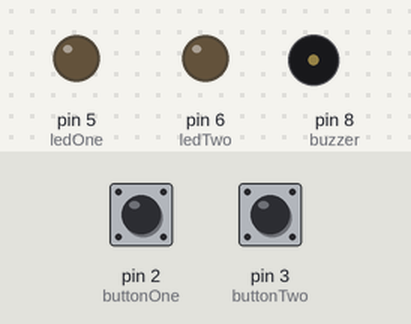
Simulated run of this sketch. Board: Arduino Uno, built with avr-gcc and run on an emulated ATmega328P. On the bench: output pins drawn as LEDs (lit = HIGH), buzzer (waves = sounding). Inputs (shaded band) come from the test bench; at power-on: pin 2 (buttonOne) LOW, pin 3 (buttonTwo) LOW. What the sketch prints to the serial monitor is not drawn.

Above: at 1.2 s.
1.3 s: pin 2 (buttonOne) pulled HIGH for 0.15 s
At 2.7 s:
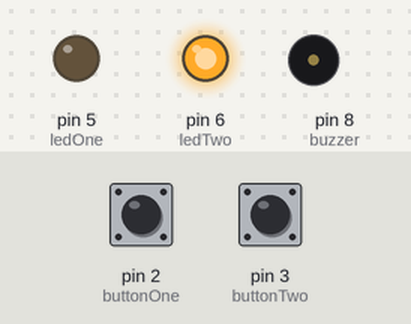
4.4 s: pin 3 (buttonTwo) pulled HIGH for 3.2 s
At 8.1 s:
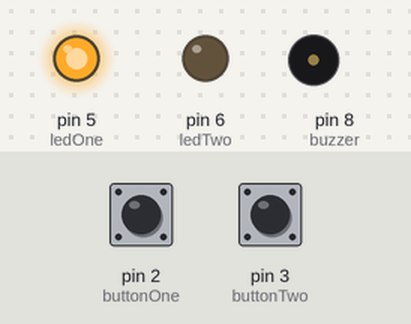
9.1 s: pin 2 (buttonOne) pulled HIGH for 3.2 s
At 12.04 s:
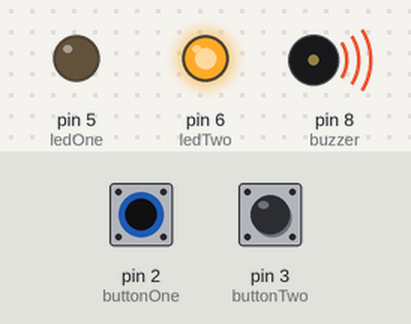
Timing chart, 0 to 18.8 s (numbered marks = the images above; inputs shaded):
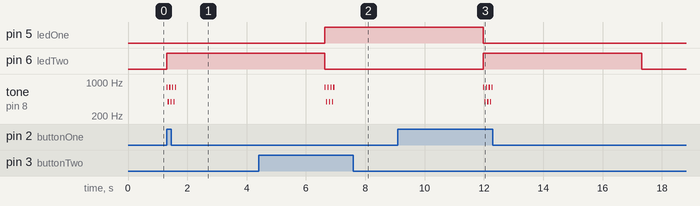

Measured:
- after the input at 1.3 s, pin 6 (ledTwo): LOW → HIGH at once; tone on pin 8 (buzzer): silent → 784 Hz at once, then repeats every 0.10 s: silent 0.01 s, 392 Hz 0.04 s, silent 0.01 s, 784 Hz 0.04 s, until it stays silent from 1.6 s
- after the input at 4.4 s, pin 5 (ledOne): LOW → HIGH after 2.2 s; tone on pin 8 (buzzer): silent → 784 Hz after 2.2 s, then repeats every 0.10 s: silent 0.01 s, 392 Hz 0.04 s, silent 0.01 s, 784 Hz 0.04 s, until it stays silent from 7.0 s
- after the input at 9.1 s, pin 6 (ledTwo): LOW → HIGH after 2.9 s, → LOW 5.3 s later; tone on pin 8 (buzzer): silent → 784 Hz after 2.9 s, then repeats every 0.10 s: silent 0.01 s, 392 Hz 0.04 s, silent 0.01 s, 784 Hz 0.04 s, until it stays silent from 12.3 s

The sketch:

EtsyTalentShowBuzzers.ino
```cpp
#include "pitches.h"

#define buttonOne 2 // button one is on pin 2
#define buttonTwo 3 // button two is on pin 3
#define buzzer 8 // the piezo buzzer is on pin 4
#define ledOne 5 // button 1 led on pin 5
#define ledTwo 6 // button 2 led on pin 6
#define lockTime 5000 // lockout time before can play again
#define nd 300 // note duration
#define pMultiply 1.30 // pause duration multiplier


void lockout(unsigned long del){
    delay(del);
}

void playMelody(){
  // notes in the melody:
  int melody[] = {

    NOTE_G5, NOTE_G4, NOTE_G5, NOTE_G4, NOTE_G5, NOTE_G4, NOTE_G5, NOTE_G4
    /* NOTE_G4, NOTE_G4, NOTE_G4, NOTE_DS4,
    NOTE_F4, NOTE_F4, NOTE_F4, NOTE_D4,

    NOTE_G5, NOTE_G5, NOTE_G5, NOTE_C5,
    NOTE_GS5, NOTE_GS5, NOTE_GS5, NOTE_G5,
    NOTE_DS6,NOTE_DS6,NOTE_DS6, NOTE_C6,

    NOTE_G5, NOTE_G5, NOTE_G5, NOTE_B5,
    NOTE_GS5, NOTE_GS5, NOTE_GS5, NOTE_G5,
    NOTE_F6, NOTE_F6, NOTE_F6, NOTE_D6,

    NOTE_G6, NOTE_G6, NOTE_F6, NOTE_DS6,NOTE_D6,
    NOTE_G6, NOTE_G6, NOTE_F6, NOTE_DS6,NOTE_D6,

    NOTE_G6, NOTE_G6, NOTE_F6, NOTE_DS6, 0,
    NOTE_C6,0, NOTE_G6 */


    };

    // note durations: 4 = quarter note, 8 = eighth note, etc.:
  int noteDurations[] = {
    8,8,8,8,8,8,8,8
    /* 8, 8, 8, 2,
    8, 8, 8, 2,

    8, 8, 8, 8,
    8, 8, 8, 8,
    8, 8, 8, 2,

    8, 8, 8, 8,
    8, 8, 8, 8,
    8, 8, 8, 2,

    8, 8, 8, 2, 8,
    8, 8, 8, 2, 8,

    8, 8, 8, 4, 4,
    4, 4, 2 */
    };

  for (int thisNote = 0; thisNote < 7; thisNote++) {

    // to calculate the note duration, take one second divided by the note type.
    //e.g. quarter note = 1000 / 4, eighth note = 1000/8, etc.
    int noteDuration = nd / noteDurations[thisNote];
    tone(buzzer, melody[thisNote], noteDuration);

    // to distinguish the notes, set a minimum time between them.
    // the note's duration + 30% seems to work well:
    int pauseBetweenNotes = noteDuration * pMultiply;
    delay(pauseBetweenNotes);
    // stop the tone playing:
    noTone(buzzer);
  }
}

void buttonOneWins() {
  Serial.begin(9600);
  unsigned long currentMillis = millis();
  unsigned long startMillis = currentMillis;
  digitalWrite(ledOne, HIGH);
  digitalWrite(ledTwo, LOW);
  playMelody();
  lockout(lockTime);
  digitalWrite(ledOne, LOW);
  Serial.print(currentMillis);
  Serial.println(startMillis);

}

void buttonTwoWins() {
  Serial.begin(9600);
  unsigned long currentMillis = millis();
  unsigned long startMillis = currentMillis;
  digitalWrite(ledTwo, HIGH);
  digitalWrite(ledOne, LOW);
  playMelody();
  lockout(lockTime);
  digitalWrite(ledTwo, LOW);
  Serial.print(currentMillis);
  Serial.println(startMillis);
}

void setup() {
  // put your setup code here, to run once:
  pinMode(buttonOne, INPUT);
  pinMode(buttonTwo, INPUT);
  pinMode(ledOne, OUTPUT);
  pinMode(ledTwo, OUTPUT);
  pinMode(buzzer, OUTPUT);
  digitalWrite(buzzer, LOW);
  digitalWrite(ledOne, LOW);
  digitalWrite(ledTwo, LOW);

}

void loop() {
  // put your main code here, to run repeatedly:
  int b1;
  int b2;
  int buttonRace[2] = {digitalRead(buttonOne), digitalRead(buttonTwo)};
  b1 = buttonRace[0];
  b2 = buttonRace[1];
  if (b1 == b2){
    loop();
  } else if(b1 > b2){
    buttonTwoWins();
  } else if(b2 > b1){
    buttonOneWins();
  }

}
```

pitches.h
```cpp
/*************************************************
 * Public Constants
 *************************************************/

#define NOTE_B0  31
#define NOTE_C1  33
#define NOTE_CS1 35
#define NOTE_D1  37
#define NOTE_DS1 39
#define NOTE_E1  41
#define NOTE_F1  44
#define NOTE_FS1 46
#define NOTE_G1  49
#define NOTE_GS1 52
#define NOTE_A1  55
#define NOTE_AS1 58
#define NOTE_B1  62
#define NOTE_C2  65
#define NOTE_CS2 69
#define NOTE_D2  73
#define NOTE_DS2 78
#define NOTE_E2  82
#define NOTE_F2  87
#define NOTE_FS2 93
#define NOTE_G2  98
#define NOTE_GS2 104
#define NOTE_A2  110
#define NOTE_AS2 117
#define NOTE_B2  123
#define NOTE_C3  131
#define NOTE_CS3 139
#define NOTE_D3  147
#define NOTE_DS3 156
#define NOTE_E3  165
#define NOTE_F3  175
#define NOTE_FS3 185
#define NOTE_G3  196
#define NOTE_GS3 208
#define NOTE_A3  220
#define NOTE_AS3 233
#define NOTE_B3  247
#define NOTE_C4  262
#define NOTE_CS4 277
#define NOTE_D4  294
#define NOTE_DS4 311
#define NOTE_E4  330
#define NOTE_F4  349
#define NOTE_FS4 370
#define NOTE_G4  392
#define NOTE_GS4 415
#define NOTE_A4  440
#define NOTE_AS4 466
#define NOTE_B4  494
#define NOTE_C5  523
#define NOTE_CS5 554
#define NOTE_D5  587
#define NOTE_DS5 622
#define NOTE_E5  659
#define NOTE_F5  698
#define NOTE_FS5 740
#define NOTE_G5  784
#define NOTE_GS5 831
#define NOTE_A5  880
#define NOTE_AS5 932
#define NOTE_B5  988
#define NOTE_C6  1047
#define NOTE_CS6 1109
#define NOTE_D6  1175
#define NOTE_DS6 1245
#define NOTE_E6  1319
#define NOTE_F6  1397
#define NOTE_FS6 1480
#define NOTE_G6  1568
#define NOTE_GS6 1661
#define NOTE_A6  1760
#define NOTE_AS6 1865
#define NOTE_B6  1976
#define NOTE_C7  2093
#define NOTE_CS7 2217
#define NOTE_D7  2349
#define NOTE_DS7 2489
#define NOTE_E7  2637
#define NOTE_F7  2794
#define NOTE_FS7 2960
#define NOTE_G7  3136
#define NOTE_GS7 3322
#define NOTE_A7  3520
#define NOTE_AS7 3729
#define NOTE_B7  3951
#define NOTE_C8  4186
#define NOTE_CS8 4435
#define NOTE_D8  4699
#define NOTE_DS8 4978
```
